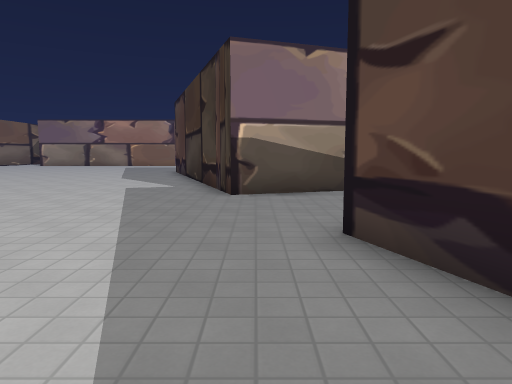
View 1 (above)

16 first-person views from a walk through a 3-D level made in the Godot game engine. The camera is 1.3 m above the floor, tilts 6° down and sees 70° across. The floor is counted in squares, 1.5 m on a side. Each view is taken from the middle of a square. On the plan, view 1 faces up. The plan holds only what a view shows up to about 12 squares ahead; the rest is blank. The place goes on beyond the plan. Some surface patterns are stand-ins.

View 2
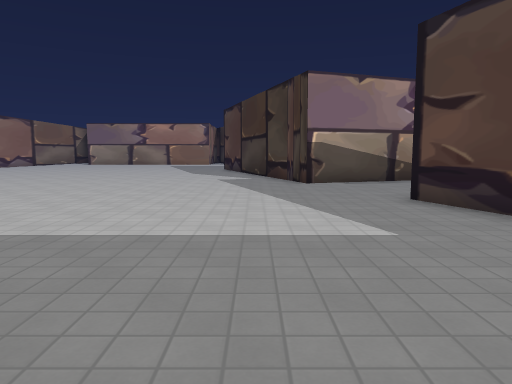

View 3
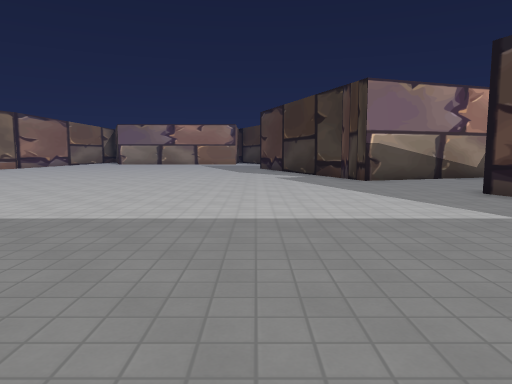

View 4
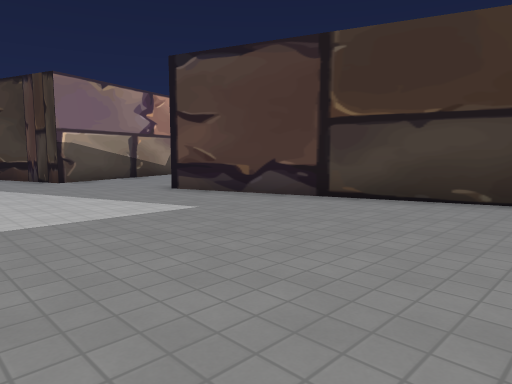

View 5
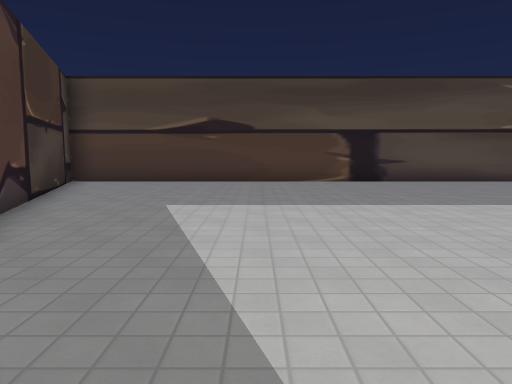

View 6
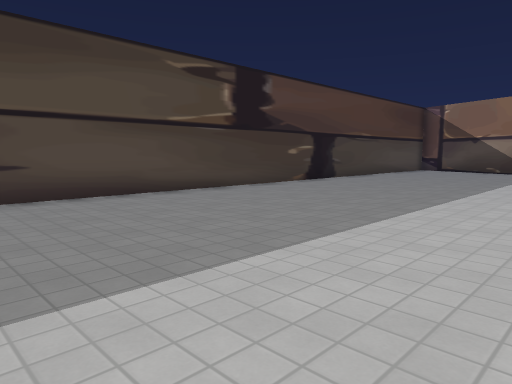

View 7
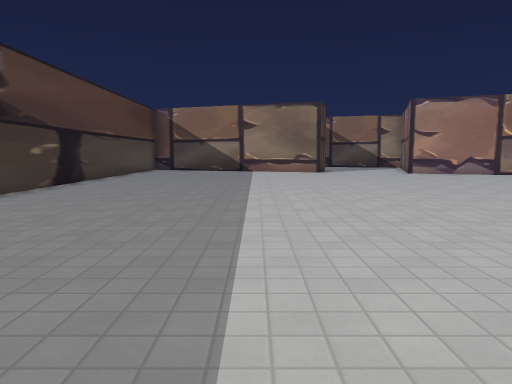

View 8
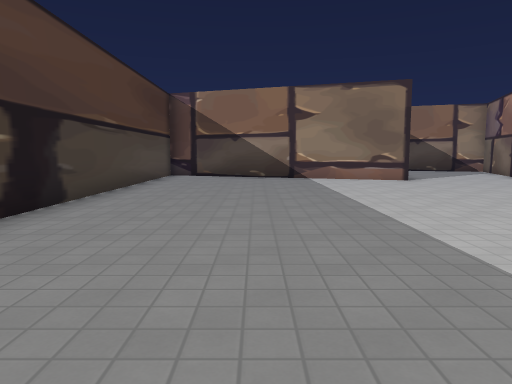

View 9
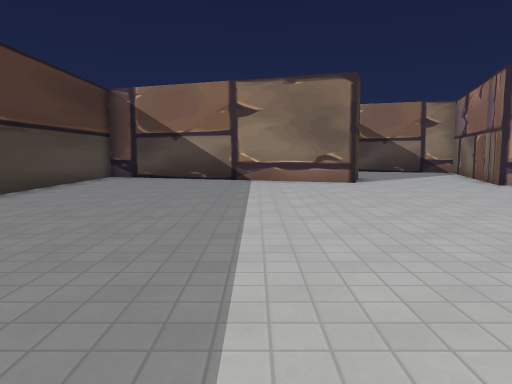

View 10
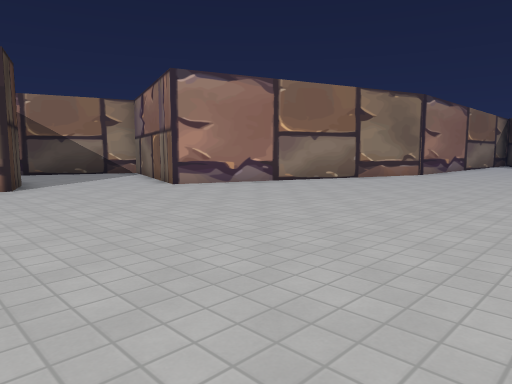

View 11
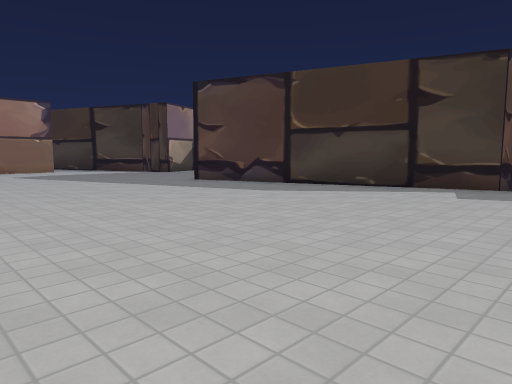

View 12
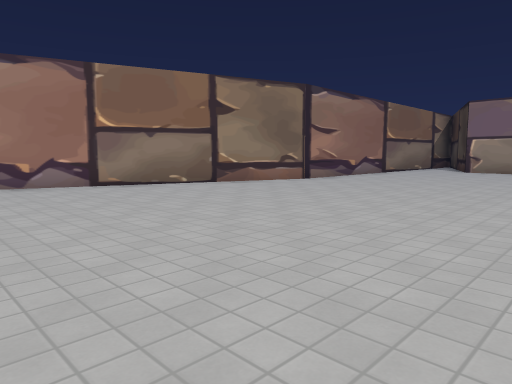

View 13
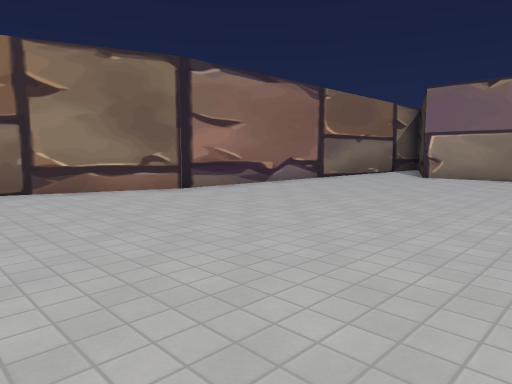

View 14
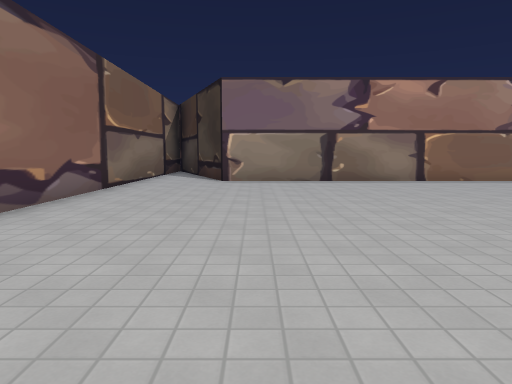

View 15
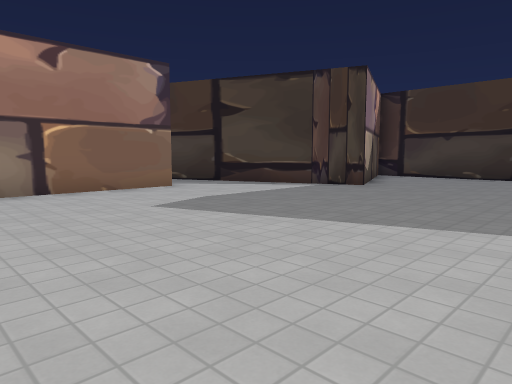

View 16
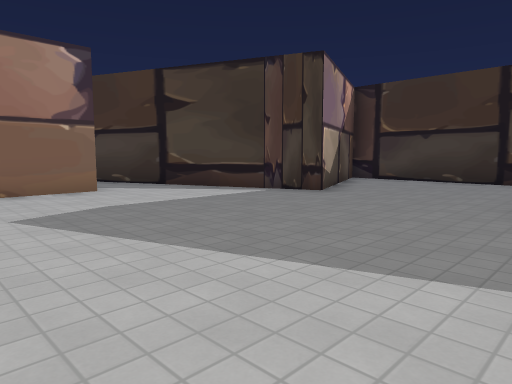

### Floor plan
Points are (right, up) in squares from view 1. A wall is a line through its corners. A room is listed if a view was taken in it or the views show most of it. See-through windows are left out.
Room 1 (views 1, 2, 3, 4, 5, 6, 7, 8, 9, 10, 11, 12, 13, 14, 15, 16)
walls: (3.2, 8.9) (-0.5, 7.6) (-3.6, 16.7); (-23.5, 4.5) (-21.8, 3.9) (-23.1, 0.2); (2.9, 19) (2.9, 22.2); (-5.6, 25.6) (-15, 25.6) (-15.3, 26.1); (1.8, 23.5) (-1.8, 22) (-4.5, 28.6); (-23.1, -4.4) (3.8, -4.4) (0.9, 4); (-17.7, 26.1) (-17.7, 17.2) (-21, 7.7) (-23.1, 8.4)

Where each view was taken, in squares from view 1:
view 1: 0 up, 0 right, facing up
view 2: 3 down, 2 left, facing up
view 3: 4 down, 4 left, facing up
view 4: 4 down, 4 left, facing up-right
view 5: 7 up, 2 left, facing down
view 6: 3 up, 5 left, facing down-left
view 7: 1 up, 5 left, facing left
view 8: 1 down, 10 left, facing left
view 9: 1 up, 11 left, facing left
view 10: 2 up, 12 left, facing up-left
view 11: 7 up, 11 left, facing up-right
view 12: 7 up, 10 left, facing up-left
view 13: 12 up, 10 left, facing up-left
view 14: 14 up, 14 left, facing up
view 15: 17 up, 11 left, facing up-right
view 16: 17 up, 9 left, facing up-right
